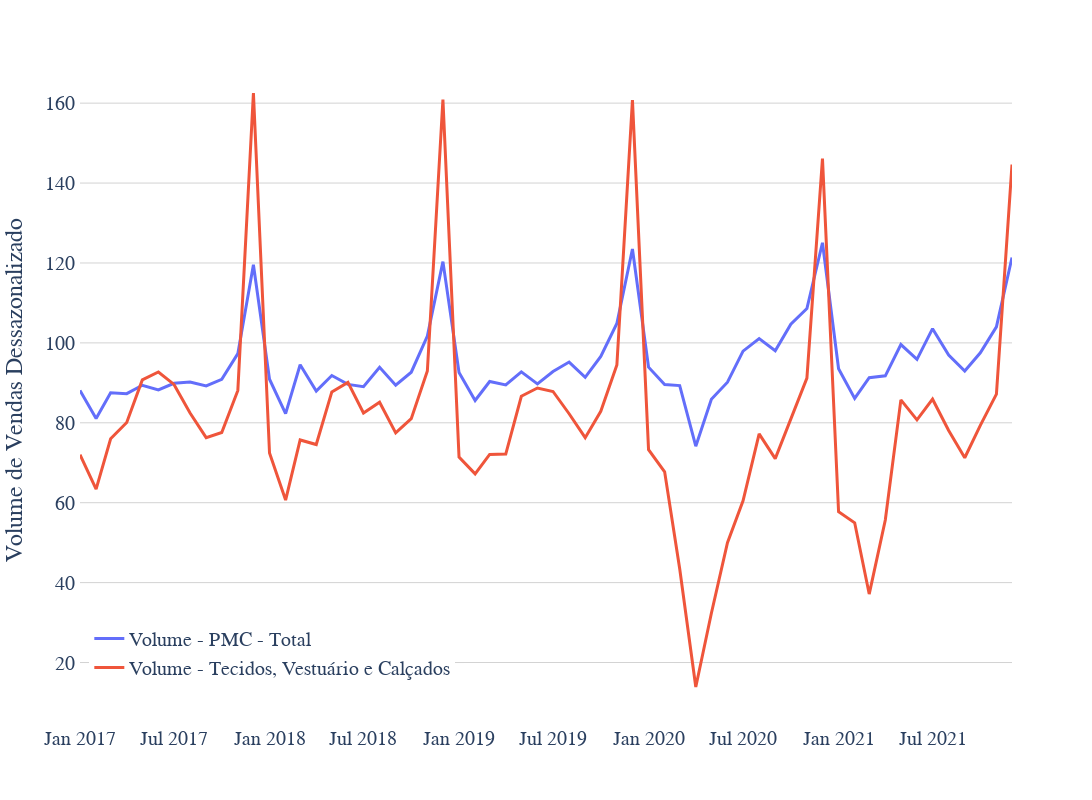

Notebook code cell kept with this figure:
### Markdown cell above
#### Pesquisa Mensal do Comércio - Volume de Vendas
***

### Code cell
empresas = [
    "Lojas Renner",
    "Riachuelo",
    "Marisa",
    "C&A",
    "Arezzo",
    "Grupo SOMA",
    "Le Lis Blanc",
]

tempo_relevante_comercio = comercio.loc[(comercio["periodo"] >= "2017-01-01")]

fig = px.line(
    tempo_relevante_comercio,
    x="periodo",
    y=["Volume - PMC - Total", "Volume - Tecidos, Vestuário e Calçados"],
    height=800,
    width=1500,
    markers=False,
)
xaxis_attribs = dict(
    showline=True,
    showgrid=False,
    tickfont=dict(family="Josefin Sans Bold", size=20),
    gridcolor="LightGrey",
)
yaxis_attribs = dict(
    showline=True,
    showgrid=True,
    tickfont=dict(family="Josefin Sans Bold", size=20),
    nticks=15,
    gridcolor="LightGrey",
)
legend_attribs = dict(
    yanchor="bottom",
    xanchor="left",
    y=0.05,
    x=0.01,
    title_font_family="Josefin Sans Bold",
    font=dict(family="Josefin Sans Bold", size=20),
)

fig.update_layout(
    xaxis_title="",
    yaxis_title="Volume de Vendas Dessazonalizado",
    plot_bgcolor="white",
    legend_title_text="",
    xaxis=xaxis_attribs,
    yaxis=yaxis_attribs,
    legend=legend_attribs,
    font=dict(family="Josefin Sans Bold", size=20),
)
fig.update_traces(line=dict(width=3))

fig.show()

### Figure 1 — Plotly figure (JSON) as saved in the notebook; plotly's stock layout.template omitted (floating-point values rounded to 4 significant figures)
{"data": [{"hovertemplate": "variable=Volume - PMC - Total<br>periodo=%{x}<br>value=%{y}<extra></extra>", "legendgroup": "Volume - PMC - Total", "line": {"color": "#636efa", "dash": "solid", "width": 3}, "marker": {"symbol": "circle"}, "mode": "lines", "name": "Volume - PMC - Total", "orientation": "v", "showlegend": true, "type": "scatter", "x": ["2017-01-01T00:00:00", "2017-02-01T00:00:00", "2017-03-01T00:00:00", "2017-04-01T00:00:00", "2017-05-01T00:00:00", "2017-06-01T00:00:00", "2017-07-01T00:00:00", "2017-08-01T00:00:00", "2017-09-01T00:00:00", "2017-10-01T00:00:00", "2017-11-01T00:00:00", "2017-12-01T00:00:00", "2018-01-01T00:00:00", "2018-02-01T00:00:00", "2018-03-01T00:00:00", "2018-04-01T00:00:00", "2018-05-01T00:00:00", "2018-06-01T00:00:00", "2018-07-01T00:00:00", "2018-08-01T00:00:00", "2018-09-01T00:00:00", "2018-10-01T00:00:00", "2018-11-01T00:00:00", "2018-12-01T00:00:00", "2019-01-01T00:00:00", "2019-02-01T00:00:00", "2019-03-01T00:00:00", "2019-04-01T00:00:00", "2019-05-01T00:00:00", "2019-06-01T00:00:00", "2019-07-01T00:00:00", "2019-08-01T00:00:00", "2019-09-01T00:00:00", "2019-10-01T00:00:00", "2019-11-01T00:00:00", "2019-12-01T00:00:00", "2020-01-01T00:00:00", "2020-02-01T00:00:00", "2020-03-01T00:00:00", "2020-04-01T00:00:00", "2020-05-01T00:00:00", "2020-06-01T00:00:00", "2020-07-01T00:00:00", "2020-08-01T00:00:00", "2020-09-01T00:00:00", "2020-10-01T00:00:00", "2020-11-01T00:00:00", "2020-12-01T00:00:00", "2021-01-01T00:00:00", "2021-02-01T00:00:00", "2021-03-01T00:00:00", "2021-04-01T00:00:00", "2021-05-01T00:00:00", "2021-06-01T00:00:00", "2021-07-01T00:00:00", "2021-08-01T00:00:00", "2021-09-01T00:00:00", "2021-10-01T00:00:00", "2021-11-01T00:00:00", "2021-12-01T00:00:00"], "xaxis": "x", "y": [88.12, 81.07, 87.5, 87.29, 89.39, 88.21, 89.9, 90.23, 89.25, 90.88, 97.3, 119.5, 90.9, 82.3, 94.54, 87.93, 91.83, 89.61, 89.03, 93.91, 89.4, 92.66, 101.7, 120.3, 92.61, 85.57, 90.34, 89.49, 92.74, 89.72, 92.83, 95.2, 91.38, 96.6, 104.9, 123.5, 93.93, 89.57, 89.3, 74.15, 85.9, 90.16, 97.93, 101.1, 98.04, 104.7, 108.6, 125.1, 93.55, 86.09, 91.3, 91.75, 99.59, 95.88, 103.6, 96.97, 92.96, 97.52, 104.0, 121.4], "yaxis": "y"}, {"hovertemplate": "variable=Volume - Tecidos, Vestuário e Calçados<br>periodo=%{x}<br>value=%{y}<extra></extra>", "legendgroup": "Volume - Tecidos, Vestuário e Calçados", "line": {"color": "#EF553B", "dash": "solid", "width": 3}, "marker": {"symbol": "circle"}, "mode": "lines", "name": "Volume - Tecidos, Vestuário e Calçados", "orientation": "v", "showlegend": true, "type": "scatter", "x": ["2017-01-01T00:00:00", "2017-02-01T00:00:00", "2017-03-01T00:00:00", "2017-04-01T00:00:00", "2017-05-01T00:00:00", "2017-06-01T00:00:00", "2017-07-01T00:00:00", "2017-08-01T00:00:00", "2017-09-01T00:00:00", "2017-10-01T00:00:00", "2017-11-01T00:00:00", "2017-12-01T00:00:00", "2018-01-01T00:00:00", "2018-02-01T00:00:00", "2018-03-01T00:00:00", "2018-04-01T00:00:00", "2018-05-01T00:00:00", "2018-06-01T00:00:00", "2018-07-01T00:00:00", "2018-08-01T00:00:00", "2018-09-01T00:00:00", "2018-10-01T00:00:00", "2018-11-01T00:00:00", "2018-12-01T00:00:00", "2019-01-01T00:00:00", "2019-02-01T00:00:00", "2019-03-01T00:00:00", "2019-04-01T00:00:00", "2019-05-01T00:00:00", "2019-06-01T00:00:00", "2019-07-01T00:00:00", "2019-08-01T00:00:00", "2019-09-01T00:00:00", "2019-10-01T00:00:00", "2019-11-01T00:00:00", "2019-12-01T00:00:00", "2020-01-01T00:00:00", "2020-02-01T00:00:00", "2020-03-01T00:00:00", "2020-04-01T00:00:00", "2020-05-01T00:00:00", "2020-06-01T00:00:00", "2020-07-01T00:00:00", "2020-08-01T00:00:00", "2020-09-01T00:00:00", "2020-10-01T00:00:00", "2020-11-01T00:00:00", "2020-12-01T00:00:00", "2021-01-01T00:00:00", "2021-02-01T00:00:00", "2021-03-01T00:00:00", "2021-04-01T00:00:00", "2021-05-01T00:00:00", "2021-06-01T00:00:00", "2021-07-01T00:00:00", "2021-08-01T00:00:00", "2021-09-01T00:00:00", "2021-10-01T00:00:00", "2021-11-01T00:00:00", "2021-12-01T00:00:00"], "xaxis": "x", "y": [72.01, 63.42, 76.0, 80.07, 90.72, 92.71, 89.6, 82.43, 76.29, 77.57, 88.1, 162.5, 72.42, 60.67, 75.7, 74.56, 87.73, 90.12, 82.46, 85.14, 77.48, 81.03, 92.96, 160.9, 71.41, 67.21, 72.08, 72.16, 86.64, 88.72, 87.84, 82.27, 76.27, 82.89, 94.46, 160.7, 73.28, 67.73, 43.49, 13.88, 32.32, 50.01, 60.49, 77.23, 71.03, 80.97, 91.19, 146.1, 57.75, 54.98, 37.13, 55.68, 85.72, 80.72, 85.91, 78.07, 71.25, 79.36, 87.18, 144.6], "yaxis": "y"}], "layout": {"font": {"family": "Josefin Sans Bold", "size": 20}, "height": 800, "legend": {"font": {"family": "Josefin Sans Bold", "size": 20}, "title": {"font": {"family": "Josefin Sans Bold"}, "text": ""}, "tracegroupgap": 0, "x": 0.01, "xanchor": "left", "y": 0.05, "yanchor": "bottom"}, "margin": {"t": 60}, "plot_bgcolor": "white", "width": 1500, "xaxis": {"anchor": "y", "domain": [0, 1], "gridcolor": "LightGrey", "showgrid": false, "showline": true, "tickfont": {"family": "Josefin Sans Bold", "size": 20}, "title": {"text": ""}}, "yaxis": {"anchor": "x", "domain": [0, 1], "gridcolor": "LightGrey", "nticks": 15, "showgrid": true, "showline": true, "tickfont": {"family": "Josefin Sans Bold", "size": 20}, "title": {"text": "Volume de Vendas Dessazonalizado"}}}}
